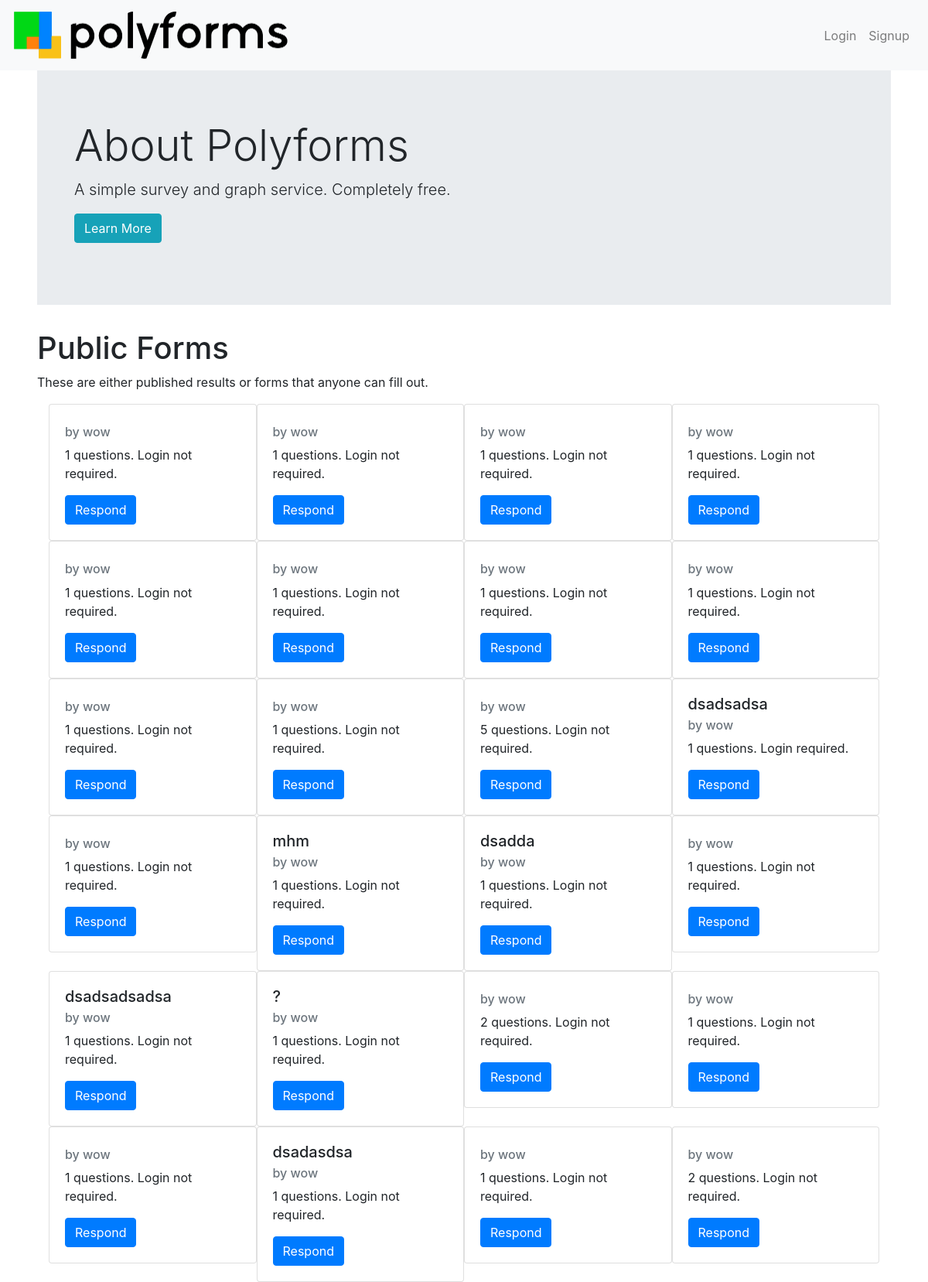
Before: / with the older database file.
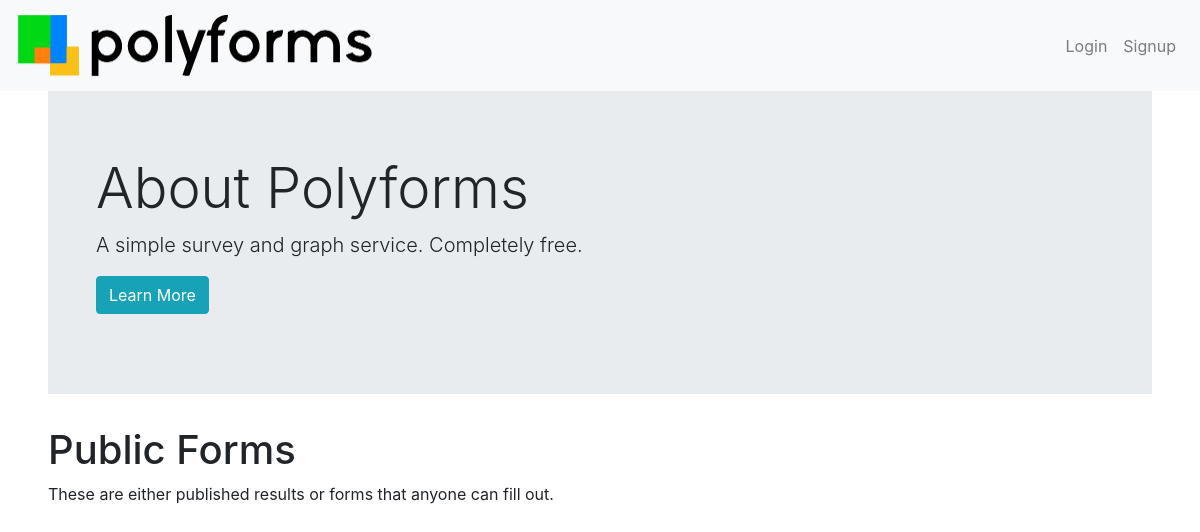
After: the same page with the newer database file.
### tables this page shows
CREATE TABLE accounts(user_id INTEGER PRIMARY KEY, username TEXT, password TEXT, security_question TEXT, security_question_answer TEXT);

CREATE TABLE forms(form_id INTEGER PRIMARY KEY, title TEXT, owner_id INTEGER, login_required INTEGER, public_results INTEGER, theme TEXT, created TEXT, open, message TEXT);

### __init__.py (the view)
@app.route('/')
def home_page():
    return render_template("index.html", username=session.get("user", ""), forms=test.get_recent_forms(24))

### utils/test.py (called while the page is built)
def open_db():
    db = sqlite3.connect(main.path_to_db) # open if f exists, otherwise create
    c = db.cursor()                       # facilitate db ops
    return db, c

def tuple_to_dictionary(tuuple, list_of_keys):
    d = {} #the dictionary
    index = 0 #the column index
    while index < len(tuuple):
        d[ list_of_keys[index] ] = tuuple[index]
        index += 1
    return d

def get_recent_forms(amount):
    db, c = open_db()
    c.execute("SELECT form_id FROM forms WHERE open = 1 ORDER BY created DESC LIMIT %s;" % str(amount))
    list_of_ids = c.fetchall()
    close_db(db)
    return [get_form(x[0]) for x in list_of_ids]

### templates/index.html (shortened to what this page needs)
{% extends "base.html" %}
{% block body %}
<div class="jumbotron jumbotron-fluid px-5">
    <h1 class="display-4">About Polyforms</h1>
    <p class="lead">A simple survey and graph service. Completely free.</p>
    <p class="lead"><a href="/about" class="btn btn-info">Learn More</a></p>
</div>
<h1>Public Forms</h1>
<p>These are either published results or forms that anyone can fill out.</p>
<div class="container">
    <div class="row no-gutters">
        {% for form in forms %}
        <div class="col-xs-12 col-sm-6 col-md-4 col-lg-3">
            <div class="card">
                <div class="card-body">
                    <h5 class="card-title">{{ form.title }}</h5>
                    <h6 class="card-subtitle mb-2 text-muted">by {{ form.owner }}</h6>
                    <p class="card-text">
                        {{ form.questions|length }} questions.
                        Login {{ "" if form.login_required else "not" }} required.
                    </p>
                    <a class="btn btn-primary" href="/form/respond?id={{form.id}}">Respond</a>
                </div>
            </div>
        </div>
        {% endfor %}
    </div>
</div>
{% endblock %}

### templates/base.html (shortened to what this page needs)
<!DOCTYPE html>
<html>
  <head>
    <link rel="stylesheet" href="https://stackpath.bootstrapcdn.com/bootstrap/4.1.1/css/bootstrap.min.css">
    <link rel="stylesheet" href="/static/css/base.css">
    <link href="/static/css/c3.min.css" rel="stylesheet">
  </head>
  <body>
    <div id="navbar" role="navigation" class="navbar navbar-expand-md navbar-light bg-light justify-content-between">
      <a class="navbar-brand" href="/">
        <img src="/static/img/logo_full.png" alt="Logo" width="375" height="65">
      </a>
      <div class="collapse navbar-collapse" id="collapseableNavbar">
      {% if username|length == 0 %}
        <ul class="navbar-nav ml-auto">
          <li class="nav-item">
            <a href="/login" class="nav-link">Login</a>
          </li>
          <li class="nav-item">
            <a href="/join" class="nav-link">Signup</a>
          </li>
        </ul>
      {% endif %}
      </div>
    </div>
    <div id="body-block" class="px-sm-3 px-lg-5">
      {% block body %}
      {% endblock %}
    </div>
  </body>
</html>

Changed rows visible on the page:
removed accounts: owner "wow" "wow" "wow" "wow" "wow" "wow" "wow" "wow" "wow" "wow" "wow" "wow" "wow" "wow" "wow" "wow" "wow" "wow" "wow" "wow" "wow" "wow" "wow" "wow"
removed forms: title "dsadsadsa"
removed forms: title "mhm"
removed forms: title "dsadda"
removed forms: title "dsadsadsadsa"
removed forms: title "dsadasdsa"
Other visible differences:
list line gone: "by 1 questions. Login not required. Respond"
list line gone: "by 5 questions. Login not required. Respond"
list line gone: "by 1 questions. Login required. Respond"
list line gone: "? by 1 questions. Login not required. Respond"
list line gone: "by 2 questions. Login not required. Respond"
